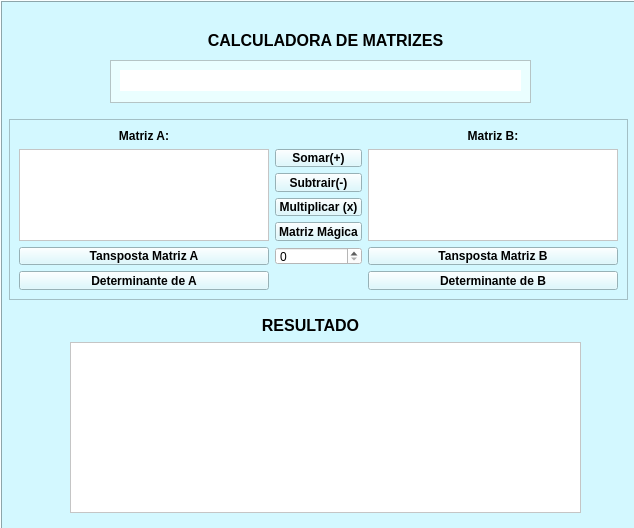
<?xml version="1.0" encoding="UTF-8"?>
<ui version="4.0">
 <class>MainWindow</class>
 <widget class="QMainWindow" name="MainWindow">
  <property name="geometry">
   <rect>
    <x>0</x>
    <y>0</y>
    <width>634</width>
    <height>528</height>
   </rect>
  </property>
  <property name="windowTitle">
   <string>MainWindow</string>
  </property>
  <widget class="QWidget" name="centralwidget">
   <widget class="QFrame" name="frame_fundo">
    <property name="geometry">
     <rect>
      <x>0</x>
      <y>0</y>
      <width>637</width>
      <height>533</height>
     </rect>
    </property>
    <property name="font">
     <font>
      <weight>75</weight>
      <bold>true</bold>
     </font>
    </property>
    <property name="styleSheet">
     <string notr="true">background-color: rgb(211, 248, 255);</string>
    </property>
    <property name="frameShape">
     <enum>QFrame::Box</enum>
    </property>
    <property name="frameShadow">
     <enum>QFrame::Raised</enum>
    </property>
    <widget class="QLabel" name="label_Titulo">
     <property name="geometry">
      <rect>
       <x>200</x>
       <y>20</y>
       <width>251</width>
       <height>41</height>
      </rect>
     </property>
     <property name="toolTip">
      <string>&lt;html&gt;&lt;head/&gt;&lt;body&gt;&lt;p align=&quot;center&quot;&gt;&lt;br/&gt;&lt;/p&gt;&lt;/body&gt;&lt;/html&gt;</string>
     </property>
     <property name="text">
      <string>&lt;html&gt;&lt;head/&gt;&lt;body&gt;&lt;p align=&quot;center&quot;&gt;&lt;span style=&quot; font-size:12pt; font-weight:600;&quot;&gt;CALCULADORA DE MATRIZES&lt;/span&gt;&lt;/p&gt;&lt;/body&gt;&lt;/html&gt;</string>
     </property>
    </widget>
    <widget class="QFrame" name="frame_2msg">
     <property name="geometry">
      <rect>
       <x>110</x>
       <y>60</y>
       <width>421</width>
       <height>43</height>
      </rect>
     </property>
     <property name="styleSheet">
      <string notr="true">background-color: rgb(234, 254, 255);</string>
     </property>
     <property name="frameShape">
      <enum>QFrame::StyledPanel</enum>
     </property>
     <property name="frameShadow">
      <enum>QFrame::Raised</enum>
     </property>
     <widget class="QLabel" name="label_mensagem">
      <property name="geometry">
       <rect>
        <x>10</x>
        <y>10</y>
        <width>401</width>
        <height>21</height>
       </rect>
      </property>
      <property name="styleSheet">
       <string notr="true">background-color: rgb(255, 255, 255);</string>
      </property>
      <property name="text">
       <string>&lt;html&gt;&lt;head/&gt;&lt;body&gt;&lt;p align=&quot;center&quot;&gt;&lt;br/&gt;&lt;/p&gt;&lt;/body&gt;&lt;/html&gt;</string>
      </property>
     </widget>
    </widget>
    <widget class="QFrame" name="frame_Opcoes">
     <property name="geometry">
      <rect>
       <x>9</x>
       <y>119</y>
       <width>619</width>
       <height>181</height>
      </rect>
     </property>
     <property name="font">
      <font>
       <pointsize>10</pointsize>
       <weight>75</weight>
       <bold>true</bold>
      </font>
     </property>
     <property name="frameShape">
      <enum>QFrame::StyledPanel</enum>
     </property>
     <property name="frameShadow">
      <enum>QFrame::Raised</enum>
     </property>
     <layout class="QGridLayout" name="gridLayout">
      <item row="3" column="1">
       <widget class="QPushButton" name="pushButton_MULT">
        <property name="font">
         <font>
          <pointsize>9</pointsize>
          <weight>75</weight>
          <bold>true</bold>
         </font>
        </property>
        <property name="styleSheet">
         <string notr="true">QPushButton:hover{
	background-color: rgb(255, 221, 196);
}

QPushButton:pressed{
	
	color: rgb(255, 255, 255);
	background-color: rgb(85, 255, 127);
}
</string>
        </property>
        <property name="text">
         <string>Multiplicar (x)</string>
        </property>
       </widget>
      </item>
      <item row="6" column="0">
       <widget class="QPushButton" name="pushButton_DET_A">
        <property name="font">
         <font>
          <pointsize>9</pointsize>
          <weight>75</weight>
          <bold>true</bold>
         </font>
        </property>
        <property name="styleSheet">
         <string notr="true">QPushButton:hover{
	background-color: rgb(255, 221, 196);
}

QPushButton:pressed{
	
	color: rgb(255, 255, 255);
	background-color: rgb(85, 255, 127);
}
</string>
        </property>
        <property name="text">
         <string>Determinante de A</string>
        </property>
       </widget>
      </item>
      <item row="0" column="0">
       <widget class="QLabel" name="label_IdentificarMat_A">
        <property name="text">
         <string>&lt;html&gt;&lt;head/&gt;&lt;body&gt;&lt;p align=&quot;center&quot;&gt;&lt;span style=&quot; font-size:9pt; font-weight:600;&quot;&gt;Matriz A:&lt;/span&gt;&lt;/p&gt;&lt;/body&gt;&lt;/html&gt;</string>
        </property>
       </widget>
      </item>
      <item row="5" column="2">
       <widget class="QPushButton" name="pushButton_TRANSPOSTA_B">
        <property name="font">
         <font>
          <pointsize>9</pointsize>
          <weight>75</weight>
          <bold>true</bold>
         </font>
        </property>
        <property name="styleSheet">
         <string notr="true">QPushButton:hover{
	background-color: rgb(255, 221, 196);
}

QPushButton:pressed{
	
	color: rgb(255, 255, 255);
	background-color: rgb(85, 255, 127);
}
</string>
        </property>
        <property name="text">
         <string>Tansposta Matriz B</string>
        </property>
       </widget>
      </item>
      <item row="5" column="0">
       <widget class="QPushButton" name="pushButton_TRANSPOSTA_A">
        <property name="font">
         <font>
          <pointsize>9</pointsize>
          <weight>75</weight>
          <bold>true</bold>
         </font>
        </property>
        <property name="styleSheet">
         <string notr="true">QPushButton:hover{
	background-color: rgb(255, 221, 196);
}

QPushButton:pressed{
	
	color: rgb(255, 255, 255);
	background-color: rgb(85, 255, 127);
}
</string>
        </property>
        <property name="text">
         <string>Tansposta Matriz A</string>
        </property>
        <property name="iconSize">
         <size>
          <width>16</width>
          <height>16</height>
         </size>
        </property>
       </widget>
      </item>
      <item row="1" column="1">
       <widget class="QPushButton" name="pushButton_SOMA">
        <property name="sizePolicy">
         <sizepolicy hsizetype="Minimum" vsizetype="Fixed">
          <horstretch>0</horstretch>
          <verstretch>0</verstretch>
         </sizepolicy>
        </property>
        <property name="font">
         <font>
          <pointsize>9</pointsize>
          <weight>75</weight>
          <bold>true</bold>
         </font>
        </property>
        <property name="styleSheet">
         <string notr="true">
QPushButton:hover{
	background-color: qlineargradient(spread:pad, x1:0.142, y1:0.0227273, x2:1, y2:0, stop:0 rgba(0, 50, 66, 255), stop:1 rgba(255, 255, 255, 255));
	background-color: rgb(255, 221, 196);
}

QPushButton:pressed{
	
	color: rgb(255, 255, 255);
	background-color: rgb(85, 255, 127);
}
</string>
        </property>
        <property name="text">
         <string>Somar(+)</string>
        </property>
        <property name="iconSize">
         <size>
          <width>16</width>
          <height>16</height>
         </size>
        </property>
       </widget>
      </item>
      <item row="0" column="2">
       <widget class="QLabel" name="label_Identificar_Mat_B">
        <property name="text">
         <string>&lt;html&gt;&lt;head/&gt;&lt;body&gt;&lt;p align=&quot;center&quot;&gt;&lt;span style=&quot; font-size:9pt; font-weight:600;&quot;&gt;Matriz B:&lt;/span&gt;&lt;/p&gt;&lt;/body&gt;&lt;/html&gt;</string>
        </property>
       </widget>
      </item>
      <item row="2" column="1">
       <widget class="QPushButton" name="pushButton_SUBTRACAO">
        <property name="font">
         <font>
          <pointsize>9</pointsize>
          <weight>75</weight>
          <bold>true</bold>
         </font>
        </property>
        <property name="styleSheet">
         <string notr="true">QPushButton:hover{
	background-color: rgb(255, 221, 196);
}

QPushButton:pressed{
	
	color: rgb(255, 255, 255);
	background-color: rgb(85, 255, 127);
}
</string>
        </property>
        <property name="text">
         <string>Subtrair(-)</string>
        </property>
       </widget>
      </item>
      <item row="6" column="2">
       <widget class="QPushButton" name="pushButton_DET_B">
        <property name="font">
         <font>
          <pointsize>9</pointsize>
          <weight>75</weight>
          <bold>true</bold>
         </font>
        </property>
        <property name="styleSheet">
         <string notr="true">QPushButton:hover{
	background-color: rgb(255, 221, 196);
}

QPushButton:pressed{
	
	color: rgb(255, 255, 255);
	background-color: rgb(85, 255, 127);
}
</string>
        </property>
        <property name="text">
         <string>Determinante de B</string>
        </property>
       </widget>
      </item>
      <item row="1" column="2" rowspan="4">
       <widget class="QTextEdit" name="textEdit_MatrizB">
        <property name="styleSheet">
         <string notr="true">background-color: rgb(255, 255, 255);</string>
        </property>
        <property name="html">
         <string>&lt;!DOCTYPE HTML PUBLIC &quot;-//W3C//DTD HTML 4.0//EN&quot; &quot;http://www.w3.org/TR/REC-html40/strict.dtd&quot;&gt;
&lt;html&gt;&lt;head&gt;&lt;meta name=&quot;qrichtext&quot; content=&quot;1&quot; /&gt;&lt;style type=&quot;text/css&quot;&gt;
p, li { white-space: pre-wrap; }
&lt;/style&gt;&lt;/head&gt;&lt;body style=&quot; font-family:'MS Shell Dlg 2'; font-size:8.25pt; font-weight:400; font-style:normal;&quot;&gt;
&lt;p style=&quot;-qt-paragraph-type:empty; margin-top:0px; margin-bottom:0px; margin-left:0px; margin-right:0px; -qt-block-indent:0; text-indent:0px;&quot;&gt;&lt;br /&gt;&lt;/p&gt;&lt;/body&gt;&lt;/html&gt;</string>
        </property>
       </widget>
      </item>
      <item row="4" column="1">
       <widget class="QPushButton" name="pushButton_Matriz_MAGICA">
        <property name="font">
         <font>
          <pointsize>9</pointsize>
          <weight>75</weight>
          <bold>true</bold>
         </font>
        </property>
        <property name="styleSheet">
         <string notr="true">QPushButton:hover{
	background-color: rgb(255, 221, 196);
}

QPushButton:pressed{
	
	color: rgb(255, 255, 255);
	background-color: rgb(85, 255, 127);
}
</string>
        </property>
        <property name="text">
         <string>Matriz Mágica</string>
        </property>
       </widget>
      </item>
      <item row="1" column="0" rowspan="4">
       <widget class="QTextEdit" name="textEdit_MatrizA">
        <property name="styleSheet">
         <string notr="true">background-color: rgb(255, 255, 255);</string>
        </property>
        <property name="html">
         <string>&lt;!DOCTYPE HTML PUBLIC &quot;-//W3C//DTD HTML 4.0//EN&quot; &quot;http://www.w3.org/TR/REC-html40/strict.dtd&quot;&gt;
&lt;html&gt;&lt;head&gt;&lt;meta name=&quot;qrichtext&quot; content=&quot;1&quot; /&gt;&lt;style type=&quot;text/css&quot;&gt;
p, li { white-space: pre-wrap; }
&lt;/style&gt;&lt;/head&gt;&lt;body style=&quot; font-family:'MS Shell Dlg 2'; font-size:8.25pt; font-weight:400; font-style:normal;&quot;&gt;
&lt;p style=&quot;-qt-paragraph-type:empty; margin-top:0px; margin-bottom:0px; margin-left:0px; margin-right:0px; -qt-block-indent:0; text-indent:0px;&quot;&gt;&lt;br /&gt;&lt;/p&gt;&lt;/body&gt;&lt;/html&gt;</string>
        </property>
       </widget>
      </item>
      <item row="5" column="1">
       <widget class="QSpinBox" name="OrdemMAtrizMAgica">
        <property name="styleSheet">
         <string notr="true">background-color: rgb(255, 255, 255);</string>
        </property>
       </widget>
      </item>
     </layout>
    </widget>
    <widget class="QTextEdit" name="textEdit_RESULT_OP">
     <property name="geometry">
      <rect>
       <x>70</x>
       <y>342</y>
       <width>511</width>
       <height>171</height>
      </rect>
     </property>
     <property name="font">
      <font>
       <weight>75</weight>
       <bold>true</bold>
      </font>
     </property>
     <property name="styleSheet">
      <string notr="true">background-color: rgb(255, 255, 255);</string>
     </property>
     <property name="html">
      <string>&lt;!DOCTYPE HTML PUBLIC &quot;-//W3C//DTD HTML 4.0//EN&quot; &quot;http://www.w3.org/TR/REC-html40/strict.dtd&quot;&gt;
&lt;html&gt;&lt;head&gt;&lt;meta name=&quot;qrichtext&quot; content=&quot;1&quot; /&gt;&lt;style type=&quot;text/css&quot;&gt;
p, li { white-space: pre-wrap; }
&lt;/style&gt;&lt;/head&gt;&lt;body style=&quot; font-family:'MS Shell Dlg 2'; font-size:8.25pt; font-weight:600; font-style:normal;&quot;&gt;
&lt;p align=&quot;center&quot; style=&quot;-qt-paragraph-type:empty; margin-top:0px; margin-bottom:0px; margin-left:0px; margin-right:0px; -qt-block-indent:0; text-indent:0px; font-size:10.25pt; font-weight:400;&quot;&gt;&lt;br /&gt;&lt;/p&gt;&lt;/body&gt;&lt;/html&gt;</string>
     </property>
    </widget>
    <widget class="QLabel" name="label_Resultado">
     <property name="geometry">
      <rect>
       <x>240</x>
       <y>316</y>
       <width>141</width>
       <height>20</height>
      </rect>
     </property>
     <property name="font">
      <font>
       <weight>75</weight>
       <bold>true</bold>
      </font>
     </property>
     <property name="text">
      <string>&lt;html&gt;&lt;head/&gt;&lt;body&gt;&lt;p align=&quot;center&quot;&gt;&lt;span style=&quot; font-size:12pt; font-weight:600;&quot;&gt;RESULTADO&lt;/span&gt;&lt;/p&gt;&lt;/body&gt;&lt;/html&gt;</string>
     </property>
    </widget>
   </widget>
  </widget>
 </widget>
 <resources/>
 <connections/>
</ui>
